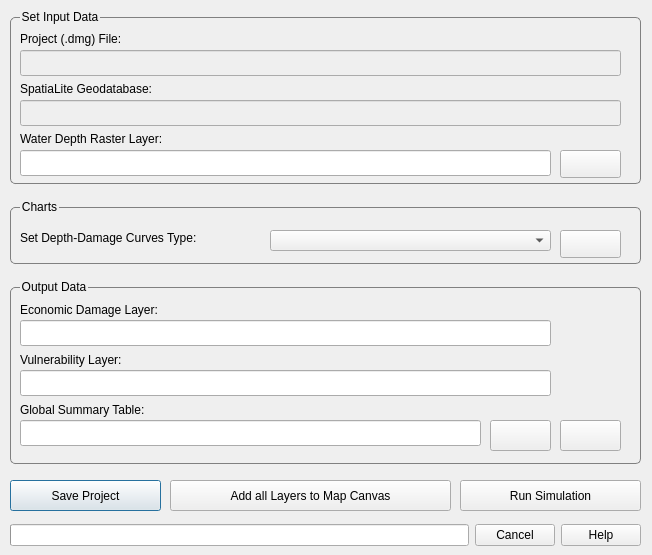
<?xml version="1.0" encoding="UTF-8"?>
<ui version="4.0">
 <class>FloodRisk</class>
 <widget class="QDialog" name="FloodRisk">
  <property name="enabled">
   <bool>true</bool>
  </property>
  <property name="geometry">
   <rect>
    <x>0</x>
    <y>0</y>
    <width>652</width>
    <height>555</height>
   </rect>
  </property>
  <property name="windowTitle">
   <string>FloodRisk | Direct Economic Damages</string>
  </property>
  <widget class="QToolButton" name="toolButtonEsegui">
   <property name="geometry">
    <rect>
     <x>460</x>
     <y>480</y>
     <width>181</width>
     <height>31</height>
    </rect>
   </property>
   <property name="text">
    <string>Run Simulation</string>
   </property>
  </widget>
  <widget class="QPushButton" name="pushButtonSalvaProgetto">
   <property name="enabled">
    <bool>true</bool>
   </property>
   <property name="geometry">
    <rect>
     <x>10</x>
     <y>480</y>
     <width>151</width>
     <height>31</height>
    </rect>
   </property>
   <property name="text">
    <string>Save Project</string>
   </property>
  </widget>
  <widget class="QPushButton" name="pushButtonLoadLayer">
   <property name="geometry">
    <rect>
     <x>170</x>
     <y>480</y>
     <width>281</width>
     <height>31</height>
    </rect>
   </property>
   <property name="text">
    <string>Add all Layers to Map Canvas</string>
   </property>
  </widget>
  <widget class="QWidget" name="horizontalLayoutWidget">
   <property name="geometry">
    <rect>
     <x>10</x>
     <y>520</y>
     <width>631</width>
     <height>31</height>
    </rect>
   </property>
   <layout class="QHBoxLayout" name="horizontalLayout">
    <item>
     <widget class="QProgressBar" name="progressBar">
      <property name="enabled">
       <bool>true</bool>
      </property>
      <property name="alignment">
       <set>Qt::AlignHCenter</set>
      </property>
      <property name="textVisible">
       <bool>true</bool>
      </property>
      <property name="orientation">
       <enum>Qt::Horizontal</enum>
      </property>
      <property name="invertedAppearance">
       <bool>false</bool>
      </property>
      <property name="textDirection">
       <enum>QProgressBar::TopToBottom</enum>
      </property>
      <property name="format">
       <string/>
      </property>
     </widget>
    </item>
    <item>
     <widget class="QDialogButtonBox" name="buttonBox">
      <property name="sizePolicy">
       <sizepolicy hsizetype="Fixed" vsizetype="Fixed">
        <horstretch>0</horstretch>
        <verstretch>0</verstretch>
       </sizepolicy>
      </property>
      <property name="orientation">
       <enum>Qt::Horizontal</enum>
      </property>
      <property name="standardButtons">
       <set>QDialogButtonBox::Cancel|QDialogButtonBox::Help</set>
      </property>
      <property name="centerButtons">
       <bool>false</bool>
      </property>
     </widget>
    </item>
   </layout>
  </widget>
  <widget class="QGroupBox" name="groupBox">
   <property name="geometry">
    <rect>
     <x>10</x>
     <y>10</y>
     <width>631</width>
     <height>181</height>
    </rect>
   </property>
   <property name="styleSheet">
    <string notr="true">QGroupBox {border: 1px solid gray; border-radius: 5px; margin-top: 7px; margin-bottom: 7px; padding: 0px} QGroupBox::title {top:-7 ex;left: 10px; subcontrol-origin: border}</string>
   </property>
   <property name="title">
    <string>Set Input Data</string>
   </property>
   <widget class="QLineEdit" name="txtShellFilePath">
    <property name="enabled">
     <bool>false</bool>
    </property>
    <property name="geometry">
     <rect>
      <x>10</x>
      <y>40</y>
      <width>601</width>
      <height>26</height>
     </rect>
    </property>
    <property name="text">
     <string notr="true"/>
    </property>
   </widget>
   <widget class="QLabel" name="label">
    <property name="geometry">
     <rect>
      <x>10</x>
      <y>20</y>
      <width>301</width>
      <height>18</height>
     </rect>
    </property>
    <property name="text">
     <string>Project (.dmg) File:</string>
    </property>
   </widget>
   <widget class="QLabel" name="label_2">
    <property name="geometry">
     <rect>
      <x>10</x>
      <y>70</y>
      <width>301</width>
      <height>18</height>
     </rect>
    </property>
    <property name="text">
     <string>SpatiaLite Geodatabase:</string>
    </property>
   </widget>
   <widget class="QLineEdit" name="txtShellFilePath_2">
    <property name="enabled">
     <bool>false</bool>
    </property>
    <property name="geometry">
     <rect>
      <x>10</x>
      <y>90</y>
      <width>601</width>
      <height>26</height>
     </rect>
    </property>
   </widget>
   <widget class="QPushButton" name="btnChooseShellFile_3">
    <property name="geometry">
     <rect>
      <x>550</x>
      <y>140</y>
      <width>61</width>
      <height>28</height>
     </rect>
    </property>
    <property name="text">
     <string/>
    </property>
    <property name="iconSize">
     <size>
      <width>30</width>
      <height>25</height>
     </size>
    </property>
   </widget>
   <widget class="QLineEdit" name="txtShellFilePath_3">
    <property name="geometry">
     <rect>
      <x>10</x>
      <y>140</y>
      <width>531</width>
      <height>26</height>
     </rect>
    </property>
   </widget>
   <widget class="QLabel" name="label_3">
    <property name="geometry">
     <rect>
      <x>10</x>
      <y>120</y>
      <width>301</width>
      <height>18</height>
     </rect>
    </property>
    <property name="text">
     <string>Water Depth Raster Layer:</string>
    </property>
   </widget>
  </widget>
  <widget class="QGroupBox" name="groupBox_2">
   <property name="geometry">
    <rect>
     <x>10</x>
     <y>200</y>
     <width>631</width>
     <height>71</height>
    </rect>
   </property>
   <property name="styleSheet">
    <string notr="true">QGroupBox {border: 1px solid gray; border-radius: 5px; margin-top: 7px; margin-bottom: 7px; padding: 0px} QGroupBox::title {top:-7 ex;left: 10px; subcontrol-origin: border}</string>
   </property>
   <property name="title">
    <string>Charts</string>
   </property>
   <widget class="QLabel" name="label_14">
    <property name="geometry">
     <rect>
      <x>10</x>
      <y>30</y>
      <width>241</width>
      <height>16</height>
     </rect>
    </property>
    <property name="text">
     <string>Set Depth-Damage Curves Type:</string>
    </property>
   </widget>
   <widget class="QComboBox" name="comboBoxGrafici">
    <property name="geometry">
     <rect>
      <x>260</x>
      <y>30</y>
      <width>281</width>
      <height>21</height>
     </rect>
    </property>
   </widget>
   <widget class="QPushButton" name="buttonGrafici">
    <property name="geometry">
     <rect>
      <x>550</x>
      <y>30</y>
      <width>61</width>
      <height>28</height>
     </rect>
    </property>
    <property name="text">
     <string/>
    </property>
    <property name="iconSize">
     <size>
      <width>30</width>
      <height>25</height>
     </size>
    </property>
   </widget>
  </widget>
  <widget class="QGroupBox" name="groupBox_3">
   <property name="geometry">
    <rect>
     <x>10</x>
     <y>280</y>
     <width>631</width>
     <height>191</height>
    </rect>
   </property>
   <property name="styleSheet">
    <string notr="true">QGroupBox {border: 1px solid gray; border-radius: 5px; margin-top: 7px; margin-bottom: 7px; padding: 0px} QGroupBox::title {top:-7 ex;left: 10px; subcontrol-origin: border}</string>
   </property>
   <property name="title">
    <string>Output Data</string>
   </property>
   <widget class="QLabel" name="label_green_vuln">
    <property name="geometry">
     <rect>
      <x>570</x>
      <y>90</y>
      <width>21</width>
      <height>21</height>
     </rect>
    </property>
    <property name="text">
     <string/>
    </property>
    <property name="pixmap">
     <pixmap>../../../../Users/asus/Desktop/Progetto Tesi Laurea/green20.png</pixmap>
    </property>
   </widget>
   <widget class="QLabel" name="label_6">
    <property name="geometry">
     <rect>
      <x>10</x>
      <y>120</y>
      <width>301</width>
      <height>20</height>
     </rect>
    </property>
    <property name="text">
     <string>Global Summary Table:</string>
    </property>
   </widget>
   <widget class="QPushButton" name="pushButtonView">
    <property name="geometry">
     <rect>
      <x>480</x>
      <y>140</y>
      <width>61</width>
      <height>31</height>
     </rect>
    </property>
    <property name="text">
     <string/>
    </property>
    <property name="iconSize">
     <size>
      <width>30</width>
      <height>25</height>
     </size>
    </property>
   </widget>
   <widget class="QLineEdit" name="txtShellFilePath_6">
    <property name="geometry">
     <rect>
      <x>10</x>
      <y>140</y>
      <width>461</width>
      <height>26</height>
     </rect>
    </property>
   </widget>
   <widget class="QPushButton" name="pushButton">
    <property name="geometry">
     <rect>
      <x>550</x>
      <y>140</y>
      <width>61</width>
      <height>31</height>
     </rect>
    </property>
    <property name="text">
     <string/>
    </property>
    <property name="iconSize">
     <size>
      <width>30</width>
      <height>25</height>
     </size>
    </property>
   </widget>
   <widget class="QLineEdit" name="txtShellFilePath_vulnerato">
    <property name="geometry">
     <rect>
      <x>10</x>
      <y>90</y>
      <width>531</width>
      <height>26</height>
     </rect>
    </property>
   </widget>
   <widget class="QLabel" name="label_green_danno">
    <property name="geometry">
     <rect>
      <x>570</x>
      <y>40</y>
      <width>21</width>
      <height>21</height>
     </rect>
    </property>
    <property name="text">
     <string/>
    </property>
    <property name="pixmap">
     <pixmap>../../../../Users/asus/Desktop/Progetto Tesi Laurea/green20.png</pixmap>
    </property>
   </widget>
   <widget class="QLabel" name="label_11">
    <property name="geometry">
     <rect>
      <x>10</x>
      <y>70</y>
      <width>301</width>
      <height>20</height>
     </rect>
    </property>
    <property name="text">
     <string>Vulnerability Layer:</string>
    </property>
   </widget>
   <widget class="QLabel" name="label_5">
    <property name="geometry">
     <rect>
      <x>10</x>
      <y>20</y>
      <width>301</width>
      <height>20</height>
     </rect>
    </property>
    <property name="text">
     <string>Economic Damage Layer:</string>
    </property>
   </widget>
   <widget class="QLabel" name="label_red_vuln">
    <property name="geometry">
     <rect>
      <x>570</x>
      <y>90</y>
      <width>21</width>
      <height>21</height>
     </rect>
    </property>
    <property name="text">
     <string/>
    </property>
    <property name="pixmap">
     <pixmap>../../../../Users/asus/Desktop/Progetto Tesi Laurea/red20.png</pixmap>
    </property>
   </widget>
   <widget class="QLineEdit" name="txtShellFilePath_5">
    <property name="geometry">
     <rect>
      <x>10</x>
      <y>40</y>
      <width>531</width>
      <height>26</height>
     </rect>
    </property>
   </widget>
   <widget class="QLabel" name="label_red_danno">
    <property name="geometry">
     <rect>
      <x>570</x>
      <y>40</y>
      <width>21</width>
      <height>21</height>
     </rect>
    </property>
    <property name="text">
     <string/>
    </property>
    <property name="pixmap">
     <pixmap>../../../../Users/asus/Desktop/Progetto Tesi Laurea/red20.png</pixmap>
    </property>
   </widget>
  </widget>
 </widget>
 <resources/>
 <connections>
  <connection>
   <sender>buttonBox</sender>
   <signal>accepted()</signal>
   <receiver>FloodRisk</receiver>
   <slot>accept()</slot>
   <hints>
    <hint type="sourcelabel">
     <x>341</x>
     <y>465</y>
    </hint>
    <hint type="destinationlabel">
     <x>235</x>
     <y>245</y>
    </hint>
   </hints>
  </connection>
  <connection>
   <sender>buttonBox</sender>
   <signal>rejected()</signal>
   <receiver>FloodRisk</receiver>
   <slot>reject()</slot>
   <hints>
    <hint type="sourcelabel">
     <x>341</x>
     <y>465</y>
    </hint>
    <hint type="destinationlabel">
     <x>235</x>
     <y>245</y>
    </hint>
   </hints>
  </connection>
 </connections>
</ui>
